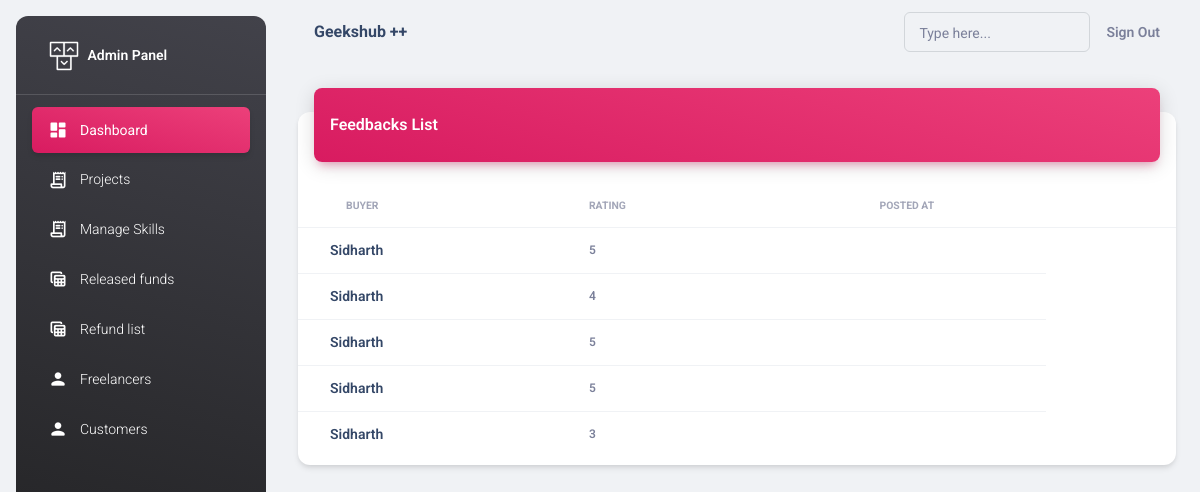
Screenshot of /adminapp/feedbacks/ (signed in) with the database file from the repository.
### adminapp/models.py (models this page shows)
class Feedback(models.Model):
    buyer=models.ForeignKey(Buyer,on_delete=models.CASCADE)
    rating=models.CharField(max_length=100)
    note=models.CharField(max_length=100,null=True)
    posted_time=models.DateTimeField(auto_now_add=True)

class User(AbstractUser):
    ROLE_CHOICES = [
        ("admin","Admin"),
        ("coder", "Coder"),
        ("buyer", "Buyer"),
    ]
    role = models.CharField(max_length=200, choices=ROLE_CHOICES, default="coder")

class Buyer(User):
    name = models.CharField(max_length=100)
    phone = models.CharField(max_length=100)
    email_address = models.EmailField()
    address = models.CharField(max_length=100)
    companyname=models.CharField(max_length=100)
    country=models.CharField(max_length=100)
    aadhar_image=models.ImageField(upload_to="images", null=True)
    aadhar_no=models.CharField(max_length=100,null=True)
    pan_image=models.ImageField(upload_to="images", null=True)
    pan_no=models.CharField(max_length=100,null=True)

### adminapp/views.py (the view)
# urls.py: path("feedbacks/",views.FeedbacksView.as_view(),name="feedbacks"),
@method_decorator(decs,name="dispatch")
class FeedbacksView(ListView):
    template_name="adminapp/feedbacks.html"
    model=Feedback
    context_object_name="feedbacks"

### adminapp/views.py (called while the page is built)
def signin_required(fn):
    def wrapper(request,*args,**kwargs):
        if not request.user.is_authenticated:
            messages.error(request,"invalid session!..please login")
            return redirect("adminsignin")
        else:
            return fn(request,*args,**kwargs)
    return wrapper

def is_admin(fn):
    def wrapper(request,*args,**kwargs):
        if not request.user.is_superuser:
            messages.error(request,"Permission denied for current user !")
            return redirect("adminsignin")
        else:
            return fn(request,*args,**kwargs)
    return wrapper

### adminapp/templates/adminapp/feedbacks.html (shortened to what this page needs)
{%extends 'adminapp/base.html'%}
{%load static%}
{%block body_block%}
<div class="container-fluid py-4">
    <div class="row">
      <div class="col-12">
        <div class="card my-4">
          <div class="card-header p-0 position-relative mt-n4 mx-3 z-index-2">
            <div class="bg-gradient-primary shadow-primary border-radius-lg pt-4 pb-3">
              <h6 class="text-white text-capitalize ps-3">Feedbacks List</h6>
            </div>
          </div>
          <div class="card-body px-0 pb-2">
            <div class="table-responsive p-0">
              <table class="table align-items-center mb-0">
                <thead>
                  <tr>
                    <th class="text-uppercase text-secondary text-xxs font-weight-bolder opacity-7 ps-5">Buyer</th>
                    <th class="text-uppercase text-secondary text-xxs font-weight-bolder opacity-7 ps-2">Rating</th>
                    <th class="text-center text-uppercase text-secondary text-xxs font-weight-bolder opacity-7">Posted at</th>
                    <th class="text-secondary opacity-7"></th>
                  </tr>
                </thead>
                <tbody>
                    {%for f in feedbacks%}
                        <tr>
                            <td>
                                <div class="d-flex px-2 py-1 ps-4">
                                    <div class="d-flex flex-column justify-content-center">
                                    <h6 class="mb-0 text-sm">{{f.buyer.name}}</h6>
                                    </div>
                                </div>
                            </td>
                            <td>
                                <p class="text-xs font-weight-bold mb-0">{{f.rating}}</p>
                            </td>
                            <td class="align-middle text-center text-sm">
                            </td>
                        </tr>
                    {%endfor%}
                </tbody>
              </table>
            </div>
          </div>
        </div>
      </div>
    </div>
  </div>
{%endblock%}

### rows the page displays
Feedback: buyer.name "Sidharth", rating "5"
Feedback: buyer.name "Sidharth", rating "4"
Feedback: buyer.name "Sidharth", rating "5"
Feedback: buyer.name "Sidharth", rating "5"
Feedback: buyer.name "Sidharth", rating "3"
